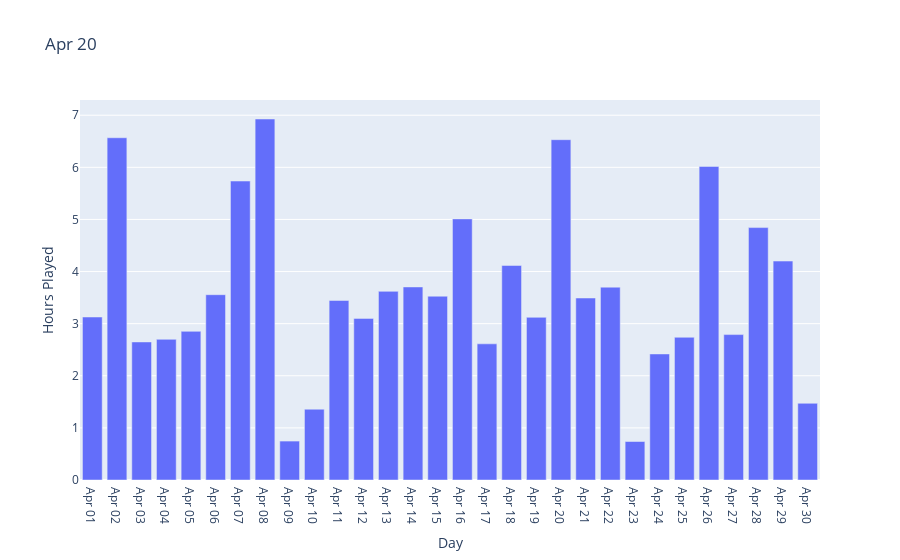
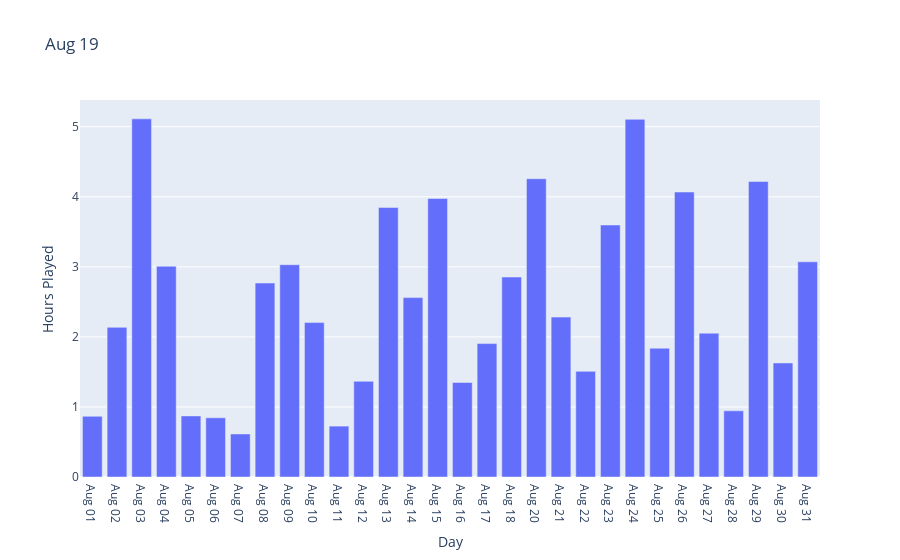
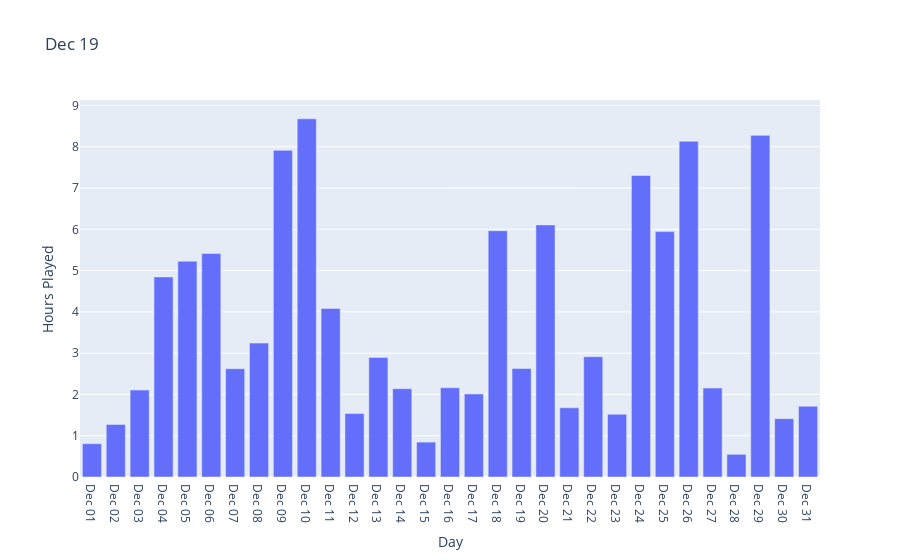
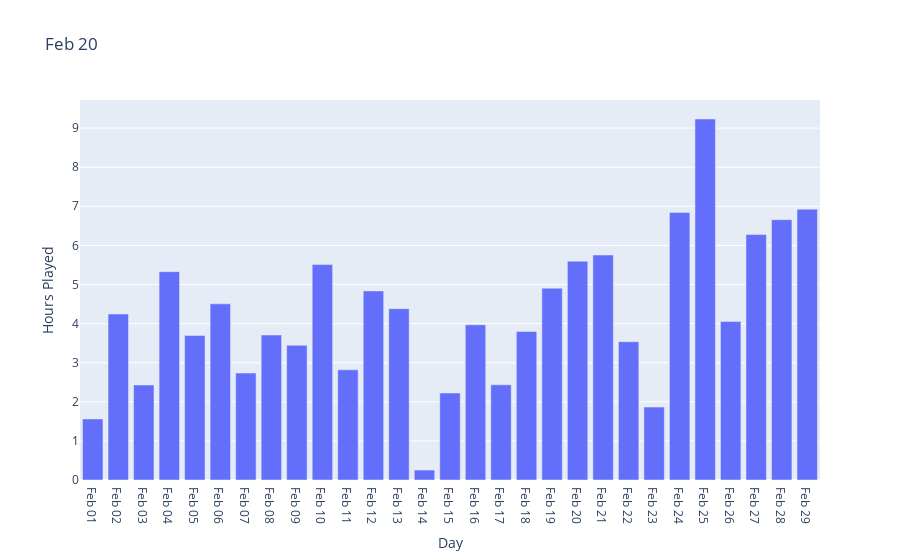

Source (notebook cell) for these figures, in order:
### Code cell
for month in data_month.MonthYear.unique():
    data_month_june = data_month.query("MonthYear == \'" + month+"\'")
    fig = px.bar(data_month_june, x='Day', y='Hours Played',title=month)
    fig.show()

### Figure 1 — Plotly figure (JSON) as saved in the notebook; plotly's stock layout.template omitted (floating-point values rounded to 4 significant figures)
{"data": [{"alignmentgroup": "True", "hovertemplate": "Day=%{x}<br>Hours Played=%{y}<extra></extra>", "legendgroup": "", "marker": {"color": "#636efa"}, "name": "", "offsetgroup": "", "orientation": "v", "showlegend": false, "textposition": "auto", "type": "bar", "x": ["Apr 01", "Apr 02", "Apr 03", "Apr 04", "Apr 05", "Apr 06", "Apr 07", "Apr 08", "Apr 09", "Apr 10", "Apr 11", "Apr 12", "Apr 13", "Apr 14", "Apr 15", "Apr 16", "Apr 17", "Apr 18", "Apr 19", "Apr 20", "Apr 21", "Apr 22", "Apr 23", "Apr 24", "Apr 25", "Apr 26", "Apr 27", "Apr 28", "Apr 29", "Apr 30"], "xaxis": "x", "y": [3.128, 6.568, 2.649, 2.699, 2.852, 3.556, 5.737, 6.927, 0.7471, 1.358, 3.445, 3.101, 3.62, 3.704, 3.527, 5.011, 2.613, 4.116, 3.121, 6.53, 3.492, 3.7, 0.7388, 2.419, 2.738, 6.018, 2.79, 4.844, 4.201, 1.472], "yaxis": "y"}], "layout": {"barmode": "relative", "legend": {"tracegroupgap": 0}, "title": {"text": "Apr 20"}, "xaxis": {"anchor": "y", "domain": [0, 1], "title": {"text": "Day"}}, "yaxis": {"anchor": "x", "domain": [0, 1], "title": {"text": "Hours Played"}}}}

### Figure 2 — Plotly figure (JSON) as saved in the notebook; plotly's stock layout.template omitted (floating-point values rounded to 4 significant figures)
{"data": [{"alignmentgroup": "True", "hovertemplate": "Day=%{x}<br>Hours Played=%{y}<extra></extra>", "legendgroup": "", "marker": {"color": "#636efa"}, "name": "", "offsetgroup": "", "orientation": "v", "showlegend": false, "textposition": "auto", "type": "bar", "x": ["Aug 01", "Aug 02", "Aug 03", "Aug 04", "Aug 05", "Aug 06", "Aug 07", "Aug 08", "Aug 09", "Aug 10", "Aug 11", "Aug 12", "Aug 13", "Aug 14", "Aug 15", "Aug 16", "Aug 17", "Aug 18", "Aug 20", "Aug 21", "Aug 22", "Aug 23", "Aug 24", "Aug 25", "Aug 26", "Aug 27", "Aug 28", "Aug 29", "Aug 30", "Aug 31"], "xaxis": "x", "y": [0.8665, 2.137, 5.113, 3.009, 0.872, 0.8453, 0.6146, 2.77, 3.031, 2.205, 0.7266, 1.366, 3.847, 2.561, 3.976, 1.349, 1.905, 2.855, 4.258, 2.283, 1.508, 3.597, 5.106, 1.839, 4.068, 2.053, 0.9447, 4.218, 1.628, 3.072], "yaxis": "y"}], "layout": {"barmode": "relative", "legend": {"tracegroupgap": 0}, "title": {"text": "Aug 19"}, "xaxis": {"anchor": "y", "domain": [0, 1], "title": {"text": "Day"}}, "yaxis": {"anchor": "x", "domain": [0, 1], "title": {"text": "Hours Played"}}}}

### Figure 3 — Plotly figure (JSON) as saved in the notebook; plotly's stock layout.template omitted (floating-point values rounded to 4 significant figures)
{"data": [{"alignmentgroup": "True", "hovertemplate": "Day=%{x}<br>Hours Played=%{y}<extra></extra>", "legendgroup": "", "marker": {"color": "#636efa"}, "name": "", "offsetgroup": "", "orientation": "v", "showlegend": false, "textposition": "auto", "type": "bar", "x": ["Dec 01", "Dec 02", "Dec 03", "Dec 04", "Dec 05", "Dec 06", "Dec 07", "Dec 08", "Dec 09", "Dec 10", "Dec 11", "Dec 12", "Dec 13", "Dec 14", "Dec 15", "Dec 16", "Dec 17", "Dec 18", "Dec 19", "Dec 20", "Dec 21", "Dec 22", "Dec 23", "Dec 24", "Dec 25", "Dec 26", "Dec 27", "Dec 28", "Dec 29", "Dec 30", "Dec 31"], "xaxis": "x", "y": [0.8067, 1.275, 2.106, 4.847, 5.228, 5.414, 2.623, 3.244, 7.914, 8.677, 4.083, 1.539, 2.896, 2.14, 0.8452, 2.162, 2.012, 5.965, 2.629, 6.107, 1.677, 2.914, 1.519, 7.304, 5.945, 8.133, 2.154, 0.5495, 8.277, 1.414, 1.714], "yaxis": "y"}], "layout": {"barmode": "relative", "legend": {"tracegroupgap": 0}, "title": {"text": "Dec 19"}, "xaxis": {"anchor": "y", "domain": [0, 1], "title": {"text": "Day"}}, "yaxis": {"anchor": "x", "domain": [0, 1], "title": {"text": "Hours Played"}}}}

### Figure 4 — Plotly figure (JSON) as saved in the notebook; plotly's stock layout.template omitted (floating-point values rounded to 4 significant figures)
{"data": [{"alignmentgroup": "True", "hovertemplate": "Day=%{x}<br>Hours Played=%{y}<extra></extra>", "legendgroup": "", "marker": {"color": "#636efa"}, "name": "", "offsetgroup": "", "orientation": "v", "showlegend": false, "textposition": "auto", "type": "bar", "x": ["Feb 01", "Feb 02", "Feb 03", "Feb 04", "Feb 05", "Feb 06", "Feb 07", "Feb 08", "Feb 09", "Feb 10", "Feb 11", "Feb 12", "Feb 13", "Feb 14", "Feb 15", "Feb 16", "Feb 17", "Feb 18", "Feb 19", "Feb 20", "Feb 21", "Feb 22", "Feb 23", "Feb 24", "Feb 25", "Feb 26", "Feb 27", "Feb 28", "Feb 29"], "xaxis": "x", "y": [1.562, 4.245, 2.429, 5.329, 3.698, 4.505, 2.735, 3.708, 3.446, 5.509, 2.817, 4.836, 4.382, 0.2542, 2.225, 3.968, 2.435, 3.8, 4.905, 5.594, 5.753, 3.537, 1.865, 6.843, 9.232, 4.056, 6.278, 6.659, 6.925], "yaxis": "y"}], "layout": {"barmode": "relative", "legend": {"tracegroupgap": 0}, "title": {"text": "Feb 20"}, "xaxis": {"anchor": "y", "domain": [0, 1], "title": {"text": "Day"}}, "yaxis": {"anchor": "x", "domain": [0, 1], "title": {"text": "Hours Played"}}}}
